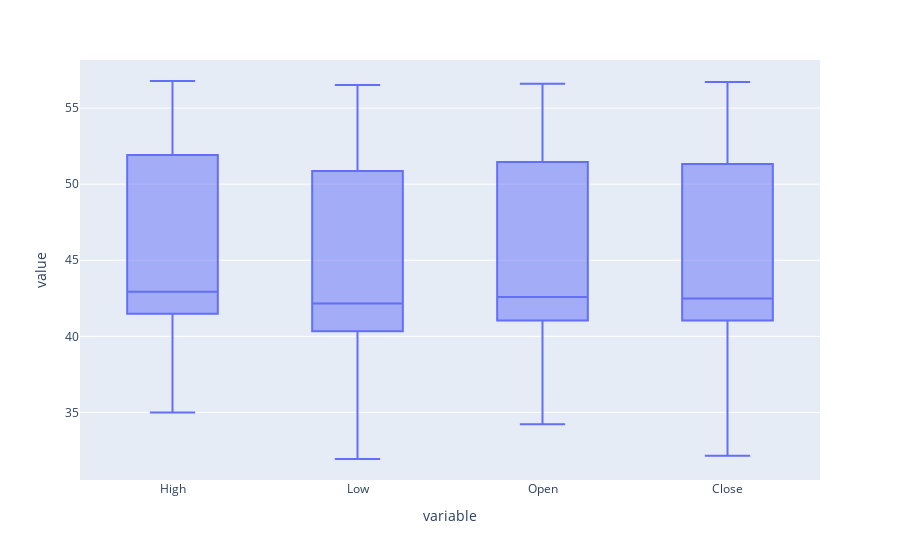

Notebook code for this chart:
### Code cell
df2.plot(kind='box')

### Figure 1 — Plotly figure (JSON) as saved in the notebook; plotly's stock layout.template omitted (floating-point values rounded to 4 significant figures; data arrays with more than 128 entries replaced by an {"elided": "..."} marker saying what was removed)
{"data": [{"alignmentgroup": "True", "hovertemplate": "variable=%{x}<br>value=%{y}<extra></extra>", "legendgroup": "", "marker": {"color": "#636efa"}, "name": "", "notched": false, "offsetgroup": "", "orientation": "v", "showlegend": false, "type": "box", "x": {"elided": "1012 str values"}, "x0": " ", "xaxis": "x", "y": {"elided": "1012 float values"}, "y0": " ", "yaxis": "y"}], "layout": {"boxmode": "group", "legend": {"tracegroupgap": 0}, "margin": {"t": 60}, "xaxis": {"anchor": "y", "domain": [0, 1], "title": {"text": "variable"}}, "yaxis": {"anchor": "x", "domain": [0, 1], "title": {"text": "value"}}}}
